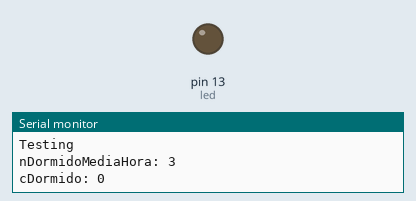
Recording of a sketch running on a simulated Arduino Uno, built with avr-gcc and run on an emulated ATmega328P. On the bench: output pins drawn as LEDs (lit = HIGH), the last lines printed to the serial monitor. Sleep ends after the set time or at an interrupt.

Above: at 0.1 s.
At 24.6 s:
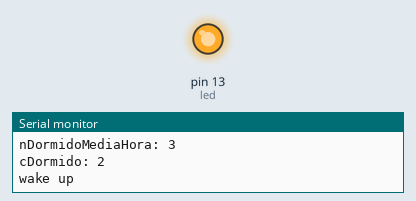
Timing chart, 0 to 27.1 s (numbered marks = the images above):
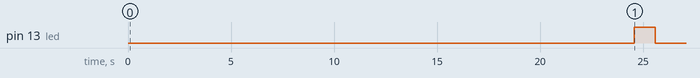

The sketch:

TestMiArduinoPlacaSolar.ino
```cpp
/*
Irrigation software for atiny85
First version:10/2014
Author: Angel Gil
Feel free to use and modify this litle, litle, litle software

 Added code from (http://www.insidegadgets.com/2011/02/05/reduce-attiny-power-consumption-by-sleeping-with-the-watchdog-timer/).
 Thanks to:
 * KHM 2008 / Lab3/  Martin Nawrath nawrath@khm.de
 * Kunsthochschule fuer Medien Koeln
 * Academy of Media Arts Cologne
 *
 * Modified on 5 Feb 2011 by InsideGadgets (www.insidegadgets.com)
 * to suit the ATtiny85 and removed the cbi( MCUCR,SE ) section
 * in setup() to match the Atmel datasheet recommendations
*/


#include <avr/sleep.h>
#include <avr/wdt.h>
//#include <avr/io.h>
//#include <avr/interrupt.h>

#ifndef cbi
#define cbi(sfr, bit) (_SFR_BYTE(sfr) &= ~_BV(bit))
#endif

#ifndef sbi
#define sbi(sfr, bit) (_SFR_BYTE(sfr) |= _BV(bit))
#endif

//****************************************************************

// 0=16ms, 1=32ms,2=64ms,3=128ms,4=250ms,5=500ms
// 6=1 sec,7=2 sec, 8=4 sec, 9= 8sec
void setup_watchdog(int ii) {
  byte bb;
  int ww;
  if (ii > 9 ) ii=9;
  bb=ii & 7;

  if (ii > 7) bb|= (1<<5);
  bb|= (1<<WDCE);
  ww=bb;
  MCUSR &= ~(1<<WDRF);
  #if defined(__AVR_ATmega328P__)
   // start timed sequence
    WDTCSR|= (1<<WDCE) | (1<<WDE);
    // set new watchdog timeout value
    WDTCSR = bb;
    WDTCSR|= _BV(WDIE);
  #else //attiny85
    // start timed sequence
    WDTCR |= (1<<WDCE) | (1<<WDE);
    // set new watchdog timeout value
    WDTCR = bb;
    WDTCR |= _BV(WDIE);
  #endif

}
//****************************************************************
// set system into the sleep state
// system wakes up when wtchdog is timed out
//****************************************************************
void system_sleep() {

  cbi(ADCSRA,ADEN);                    // switch Analog to Digitalconverter OFF
  set_sleep_mode(SLEEP_MODE_PWR_DOWN); // sleep mode is set here
  sleep_enable();
  sleep_mode();                        // System actually sleeps here
  sleep_disable();                     // System continues execution here when watchdog timed out
  sbi(ADCSRA,ADEN);                    // switch Analog to Digitalconverter ON


}
//****************************************************************
// Watchdog Interrupt Service / is executed when  watchdog timed out

ISR(WDT_vect) {
  //I don't have anything to do here
#if defined(__AVR_ATmega328P__)//for testing purpose
   Serial.println("wake up");
#endif
}
//****************************************************************

/*CONSTANTES*/
//Pines
int led = 13;
int cDormido=0;
int nDormidoMediaHora=225;// 225 sueños son 8*225 = 1800s = media hora

//****************************************************************

void setup(){

#if defined(__AVR_ATmega328P__)//for testing purpose
  nDormidoMediaHora=3;//2 minutos modificamos el nmeroo de sueños si testeamos para que vaya ms rpido
  int pinCerrar_1 = 8;
  int pinAbrir_1 = 9;
  Serial.begin(9600);
#endif


  setup_watchdog(9);

}
//****************************************************************

//****************************************************************

//****************************************************************

void loop(){

#if defined(__AVR_ATmega328P__)//for testing purpose
   Serial.println("Testing");
   Serial.print("nDormidoMediaHora: ");
   Serial.println(nDormidoMediaHora);
   Serial.print("cDormido: ");
   Serial.println(cDormido);
   delay(1000);
 #endif

  // set all used port to intput to save power
  pinMode(0,INPUT);
  pinMode(1,INPUT);
  pinMode(2,INPUT);  //Este no por que es el que habilita los sensores
  pinMode(3,INPUT);
  pinMode(4,INPUT);


  system_sleep();

  cDormido++;
  if((cDormido%nDormidoMediaHora)==0){
    pinMode(led, OUTPUT);
    digitalWrite(led, HIGH);   // turn the LED on (HIGH is the voltage level)
    delay(1000);               // wait for a second
    digitalWrite(led, LOW);    // turn the LED off by making the voltage LOW
    pinMode(led, INPUT);
  }


}
```

Measured:
- by itself, pin 13 (led): LOW → HIGH at 24.6 s, → LOW 1.0 s later
